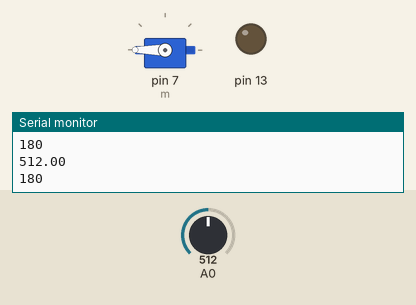
Recording of a sketch running on a simulated Arduino Uno, built with avr-gcc and run on an emulated ATmega328P. On the bench: servo, output pins drawn as LEDs (lit = HIGH), the last lines printed to the serial monitor. Inputs (shaded band) come from the test bench; at power-on: A0 = 512.

Above: at 1.2 s.
1.3 s: A0 set to 306
At 1.7 s:
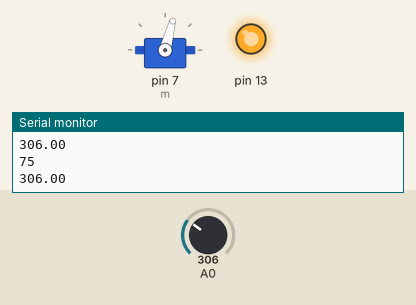
2.8 s: A0 set to 160
At 4.0 s:
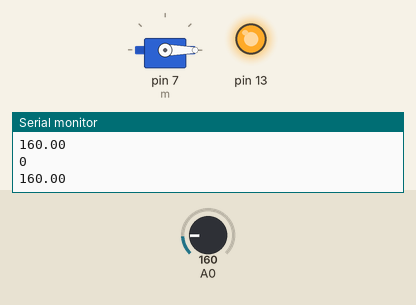
4.3 s: A0 set to 511
At 5.1 s:
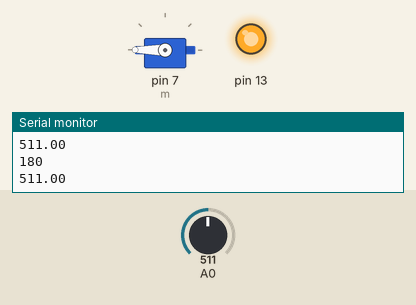
5.8 s: A0 set to 122
At 6.3 s:
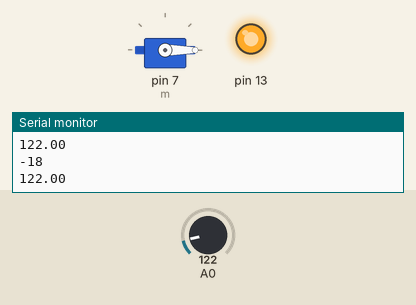
7.3 s: A0 set to 716
At 8.7 s:
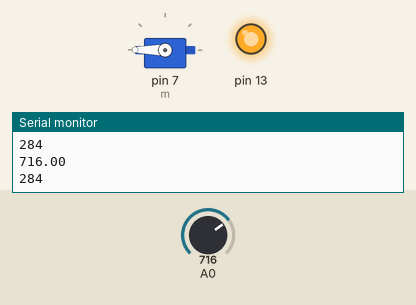
Timing chart, 0 to 9.8 s (numbered marks = the images above; inputs shaded):
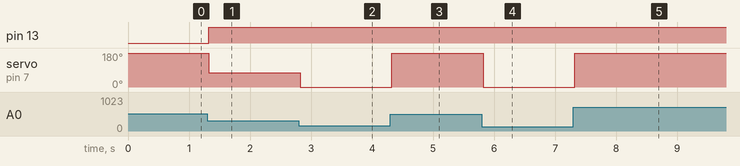

Measured:
- after the input at 1.3 s, pin 13: LOW → HIGH at once; servo on pin 7 (m): 180° → 75° at once
- after the input at 2.8 s, servo on pin 7 (m): 75° → 0° at once
- after the input at 4.3 s, servo on pin 7 (m): 0° → 180° at once
- after the input at 5.8 s, servo on pin 7 (m): 180° → 0° at once
- after the input at 7.3 s, servo on pin 7 (m): 0° → 180° at once

The sketch:

flex_with_servo.ino
```cpp
#include <Servo.h>
#define buzz 13
Servo m;

void setup()
{
  pinMode(13, OUTPUT);
  pinMode(A0,INPUT);
  m.attach(7);
  digitalWrite(13,LOW);
  Serial.begin(9600);
}

void loop()
{
  float x=analogRead(A0);
  float y= ((x-159)/352);
  Serial.println(x);


  int angle=(y*180);
  Serial.println(angle);
  m.write(angle);
  if(angle<170){
  digitalWrite(13,HIGH);
  }
}
```
